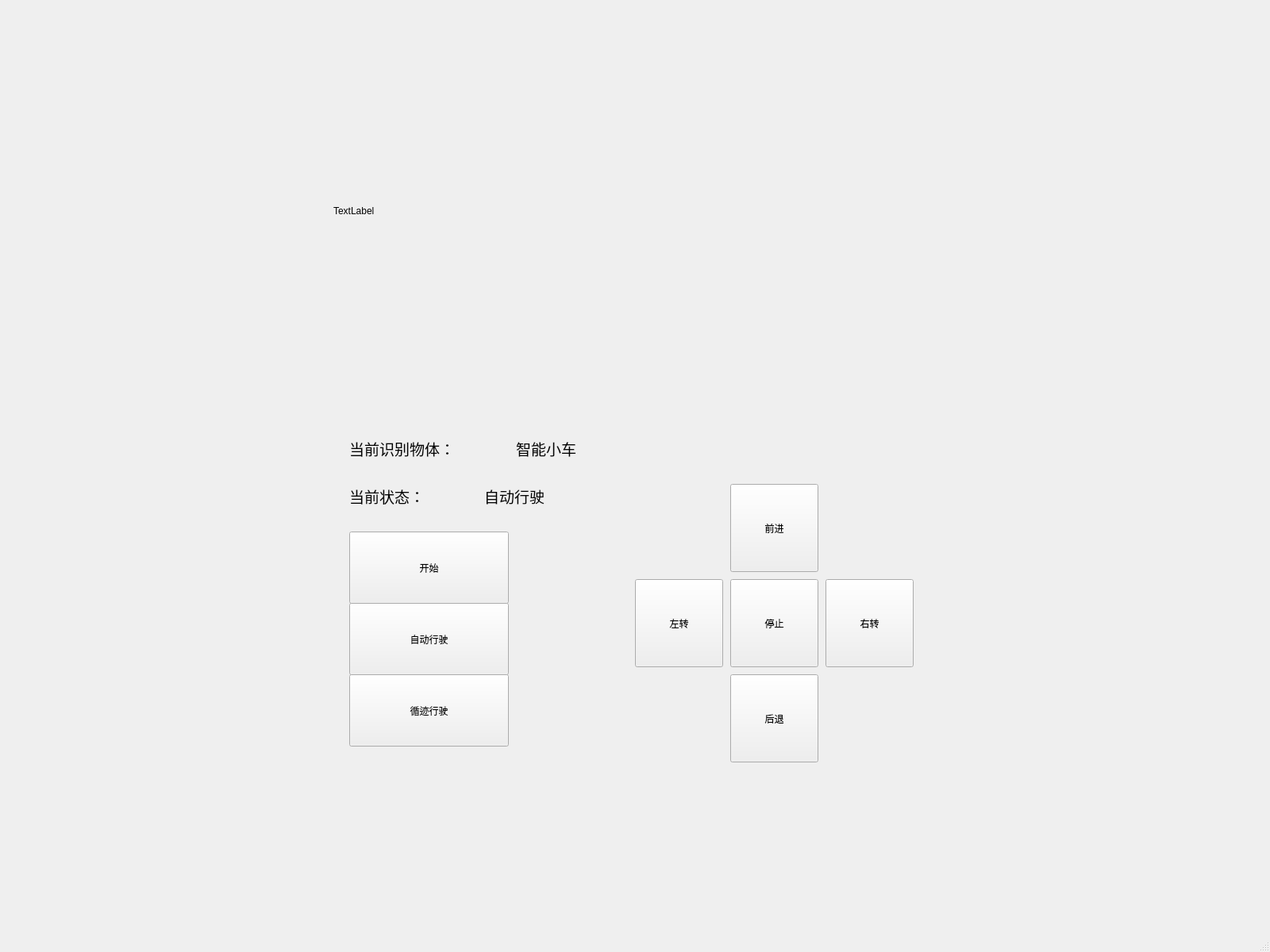
<?xml version="1.0" encoding="UTF-8"?>
<ui version="4.0">
 <class>MainWindow</class>
 <widget class="QMainWindow" name="MainWindow">
  <property name="geometry">
   <rect>
    <x>0</x>
    <y>0</y>
    <width>1600</width>
    <height>1200</height>
   </rect>
  </property>
  <property name="windowTitle">
   <string>MainWindow</string>
  </property>
  <widget class="QWidget" name="centralwidget">
   <widget class="QLabel" name="label">
    <property name="geometry">
     <rect>
      <x>440</x>
      <y>550</y>
      <width>191</width>
      <height>31</height>
     </rect>
    </property>
    <property name="font">
     <font>
      <family>微软雅黑</family>
      <pointsize>14</pointsize>
     </font>
    </property>
    <property name="text">
     <string>当前识别物体：</string>
    </property>
   </widget>
   <widget class="QLabel" name="label_2">
    <property name="geometry">
     <rect>
      <x>440</x>
      <y>610</y>
      <width>201</width>
      <height>31</height>
     </rect>
    </property>
    <property name="font">
     <font>
      <family>微软雅黑</family>
      <pointsize>14</pointsize>
     </font>
    </property>
    <property name="text">
     <string>当前状态：</string>
    </property>
   </widget>
   <widget class="QPushButton" name="automatic">
    <property name="geometry">
     <rect>
      <x>440</x>
      <y>760</y>
      <width>201</width>
      <height>91</height>
     </rect>
    </property>
    <property name="text">
     <string>自动行驶</string>
    </property>
   </widget>
   <widget class="QPushButton" name="tracking">
    <property name="geometry">
     <rect>
      <x>440</x>
      <y>850</y>
      <width>201</width>
      <height>91</height>
     </rect>
    </property>
    <property name="text">
     <string>循迹行驶</string>
    </property>
   </widget>
   <widget class="QPushButton" name="start">
    <property name="geometry">
     <rect>
      <x>440</x>
      <y>670</y>
      <width>201</width>
      <height>91</height>
     </rect>
    </property>
    <property name="text">
     <string>开始</string>
    </property>
   </widget>
   <widget class="QPushButton" name="forward">
    <property name="geometry">
     <rect>
      <x>920</x>
      <y>610</y>
      <width>111</width>
      <height>111</height>
     </rect>
    </property>
    <property name="text">
     <string>前进</string>
    </property>
   </widget>
   <widget class="QPushButton" name="retreat">
    <property name="geometry">
     <rect>
      <x>920</x>
      <y>850</y>
      <width>111</width>
      <height>111</height>
     </rect>
    </property>
    <property name="text">
     <string>后退</string>
    </property>
   </widget>
   <widget class="QPushButton" name="left">
    <property name="geometry">
     <rect>
      <x>800</x>
      <y>730</y>
      <width>111</width>
      <height>111</height>
     </rect>
    </property>
    <property name="text">
     <string>左转</string>
    </property>
   </widget>
   <widget class="QPushButton" name="right">
    <property name="geometry">
     <rect>
      <x>1040</x>
      <y>730</y>
      <width>111</width>
      <height>111</height>
     </rect>
    </property>
    <property name="text">
     <string>右转</string>
    </property>
   </widget>
   <widget class="QPushButton" name="stop">
    <property name="geometry">
     <rect>
      <x>920</x>
      <y>730</y>
      <width>111</width>
      <height>111</height>
     </rect>
    </property>
    <property name="text">
     <string>停止</string>
    </property>
   </widget>
   <widget class="QLabel" name="label_3">
    <property name="geometry">
     <rect>
      <x>650</x>
      <y>550</y>
      <width>161</width>
      <height>31</height>
     </rect>
    </property>
    <property name="font">
     <font>
      <family>微软雅黑</family>
      <pointsize>14</pointsize>
     </font>
    </property>
    <property name="text">
     <string>智能小车</string>
    </property>
   </widget>
   <widget class="QLabel" name="label_4">
    <property name="geometry">
     <rect>
      <x>610</x>
      <y>610</y>
      <width>161</width>
      <height>31</height>
     </rect>
    </property>
    <property name="font">
     <font>
      <family>微软雅黑</family>
      <pointsize>14</pointsize>
     </font>
    </property>
    <property name="text">
     <string>自动行驶</string>
    </property>
   </widget>
   <widget class="QLabel" name="label_5">
    <property name="geometry">
     <rect>
      <x>420</x>
      <y>10</y>
      <width>751</width>
      <height>511</height>
     </rect>
    </property>
    <property name="text">
     <string>TextLabel</string>
    </property>
   </widget>
  </widget>
  <widget class="QMenuBar" name="menubar">
   <property name="geometry">
    <rect>
     <x>0</x>
     <y>0</y>
     <width>1600</width>
     <height>18</height>
    </rect>
   </property>
  </widget>
  <widget class="QStatusBar" name="statusbar"/>
 </widget>
 <resources/>
 <connections/>
</ui>
